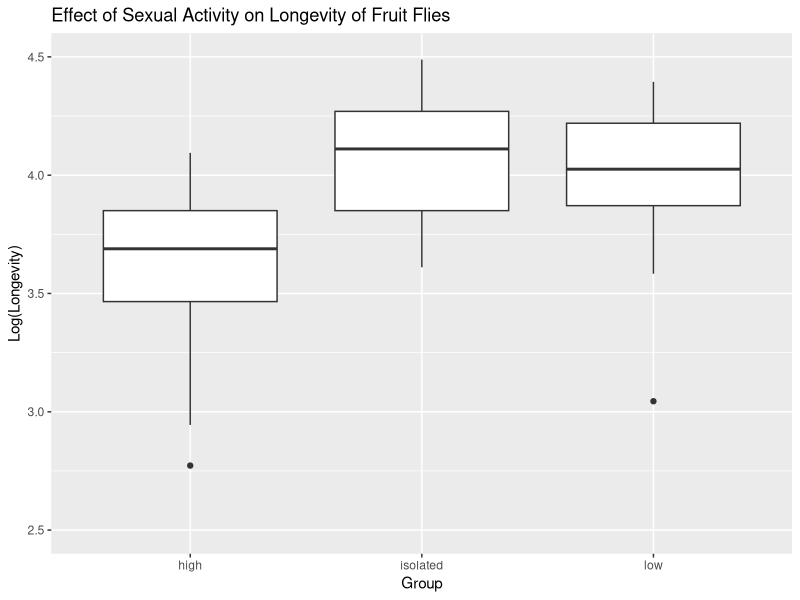
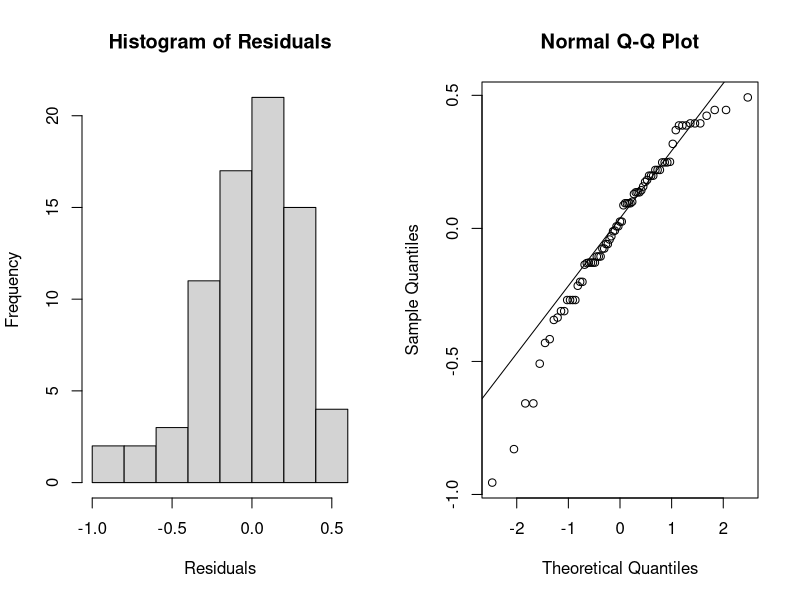
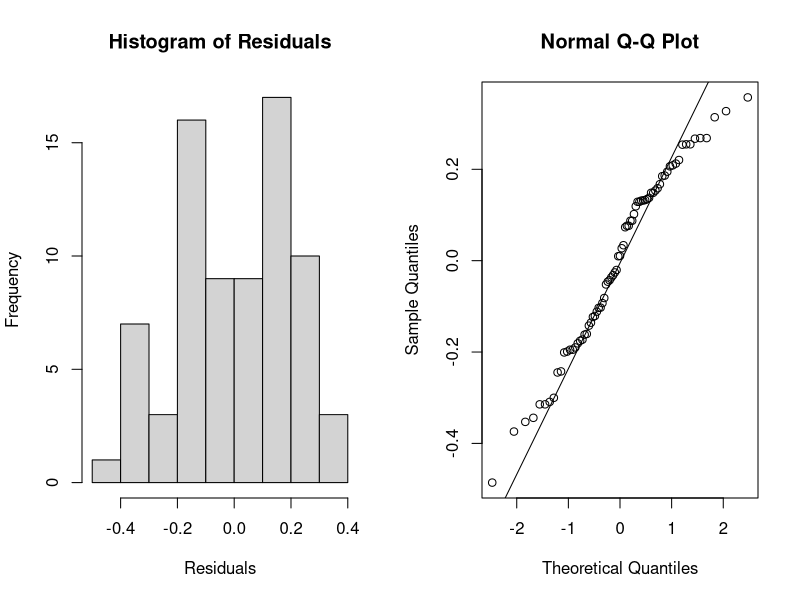
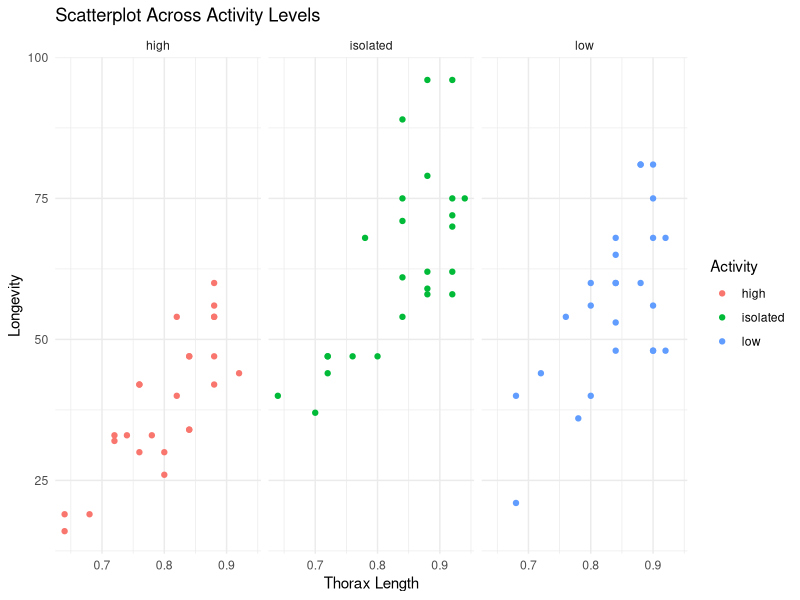
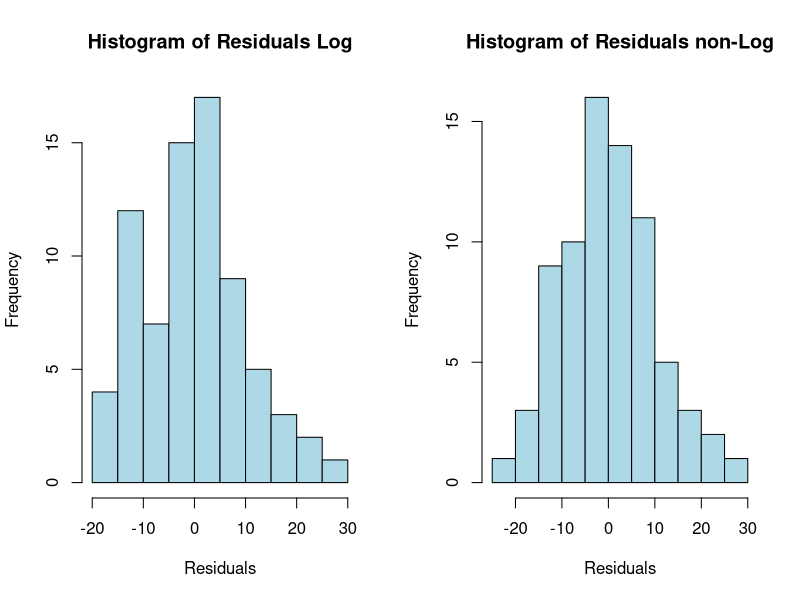

Write R code to recreate these figures, in order.
## ---- chunk 1
library(lme4) 
fruitflies.1 <- read.table("./data/fruitflies.txt", header = TRUE)
fruitflies.1$loglongevity <- log(fruitflies.1$longevity)
## ---- chunk 2
# Load necessary libraries
library(ggplot2)

# Add a column for log-transformed longevity
fruitflies.1$loglongevity <- log(fruitflies.1$longevity)

# Create a boxplot or violin plot
ggplot(fruitflies.1, aes(x = activity, y = loglongevity)) +
  geom_boxplot() +
  ylim(2.5, 4.5) +  # Set y-axis limits
  labs(title = "Effect of Sexual Activity on Longevity of Fruit Flies",
       x = "Group",
       y = "Log(Longevity)")
## ---- chunk 3
anova_result_a <- aov(loglongevity ~ activity, data = fruitflies.1)
residuals_anova <- residuals(anova_result_a)

par(mfrow = c(1, 2))  # Create a 2x2 grid for plots

hist(residuals_anova, main = "Histogram of Residuals", xlab = "Residuals")  # Histogram
qqnorm(residuals_anova); qqline(residuals_anova)  # Q-Q plot
## ---- chunk 4
kruskal.test(fruitflies.1$loglongevity, fruitflies.1$activity)
## ---- chunk 5
tapply(fruitflies.1$longevity, fruitflies.1$activity, mean)
## ---- chunk 6
anova_result_b <- aov(loglongevity ~ activity + thorax, data = fruitflies.1)
residuals_anova <- residuals(anova_result_b)

par(mfrow = c(1, 2))  # Create a 2x2 grid for plots

hist(residuals_anova, main = "Histogram of Residuals", xlab = "Residuals")  # Histogram
qqnorm(residuals_anova); qqline(residuals_anova)  # Q-Q plot

## ---- chunk 7
summary(anova_result_b)
## ---- chunk 8
# Given coefficients
intercept <- 1.2189341
coef_activity_isolated <- 0.4099810
coef_activity_low <- 0.2857017
coef_thorax <- 2.9789877
## ---- chunk 9
coef(anova_result_b)
## ---- chunk 10
mean_thorax <- mean(fruitflies.1$thorax)

longevity_isolated <- exp(intercept + coef_activity_isolated + coef_thorax * mean_thorax)
longevity_low <- exp(intercept + coef_activity_low + coef_thorax * mean_thorax)
longevity_high <- exp(intercept + coef_thorax * mean_thorax)
## ---- chunk 11

library(ggplot2)

ggplot(fruitflies.1, aes(x = thorax, y = longevity, color = activity)) +
  geom_point() +
  labs(title = "Scatterplot Across Activity Levels",
       x = "Thorax Length",
       y = "Longevity",
       color = "Activity") +
  facet_wrap(~activity) +  # Separate plots for each activity level
  theme_minimal()

anova_result_b <- aov(longevity ~ activity * thorax, data = fruitflies.1)

## ---- chunk 12
summary(anova_result_b)
## ---- chunk 13
ancova_model <- aov(longevity ~ activity + thorax, data = fruitflies.1)
summary(ancova_model)
## ---- chunk 14
residuals <- residuals(ancova_model)
par(mfrow = c(1, 2))
# Create a histogram of the residuals
hist(residuals, main = "Histogram of Residuals Log", xlab = "Residuals", ylab = "Frequency", col = "lightblue", border = "black")

residuals <- residuals(anova_result_b)
hist(residuals, main = "Histogram of Residuals non-Log", xlab = "Residuals", ylab = "Frequency", col = "lightblue", border = "black")
